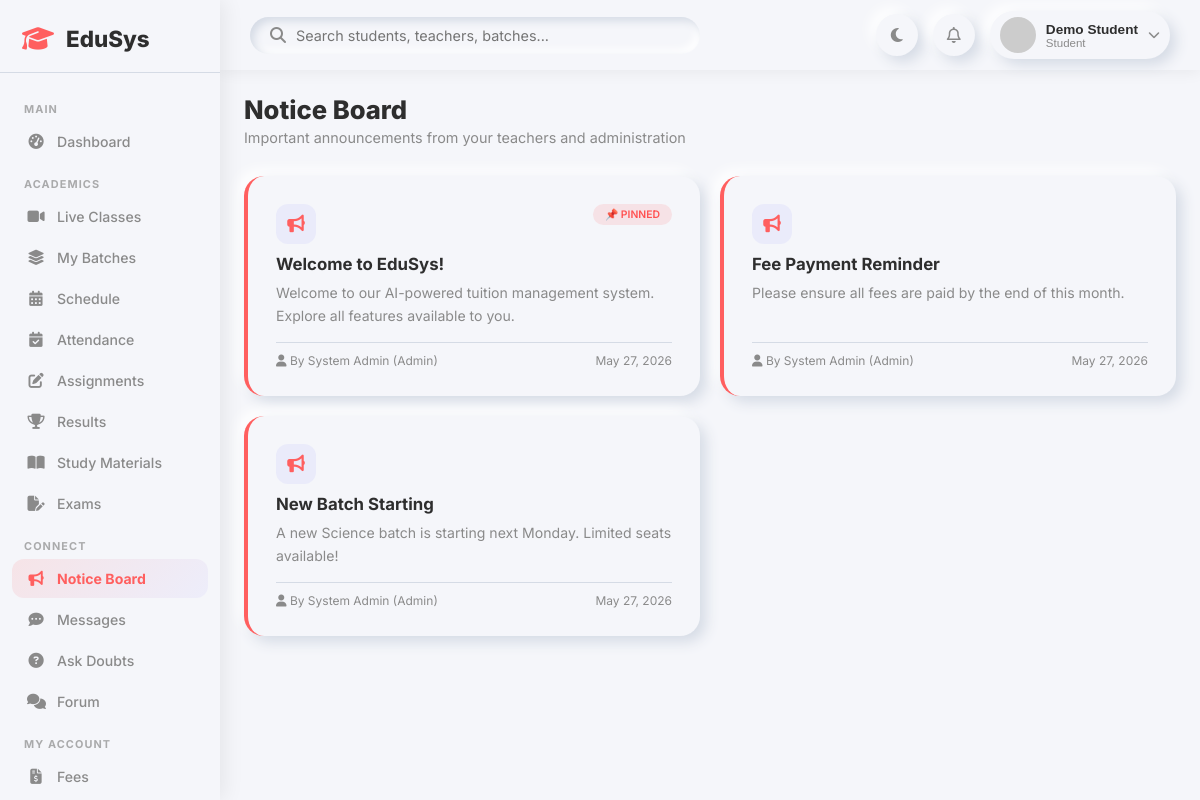
The app's page /student/notices.php (signed in) with its own data.
### tables this page shows
CREATE TABLE IF NOT EXISTS notices (
    id INT AUTO_INCREMENT PRIMARY KEY,
    title VARCHAR(200) NOT NULL,
    content TEXT,
    target_role ENUM('all','student','teacher','admin') DEFAULT 'all',
    created_by INT,
    is_pinned TINYINT(1) DEFAULT 0,
    created_at TIMESTAMP DEFAULT CURRENT_TIMESTAMP,
    FOREIGN KEY (created_by) REFERENCES users(id) ON DELETE SET NULL
);

CREATE TABLE IF NOT EXISTS users (
    id INT AUTO_INCREMENT PRIMARY KEY,
    name VARCHAR(150) NOT NULL,
    email VARCHAR(150) UNIQUE NOT NULL,
    password VARCHAR(255) NOT NULL,
    role ENUM('admin','teacher','student') NOT NULL DEFAULT 'student',
    avatar VARCHAR(255) DEFAULT NULL,
    status ENUM('active','inactive','pending') DEFAULT 'pending',
    created_at TIMESTAMP DEFAULT CURRENT_TIMESTAMP,
    updated_at TIMESTAMP DEFAULT CURRENT_TIMESTAMP ON UPDATE CURRENT_TIMESTAMP
);

### student/notices.php (the view, shortened to what this page needs)
<?php
require_once '../includes/header.php';
$uid = $_SESSION['user_id'];
$student = $conn->query("SELECT id FROM students WHERE user_id=$uid")->fetch_assoc();
$sid = $student['id'];
$sid_int = (int)($sid ?? 0);
$notices = $conn->query("
    SELECT n.*, b.name as batch_name, u.name as author_name, u.role as author_role
    FROM notices n
    LEFT JOIN batches b ON n.batch_id = b.id
    LEFT JOIN users u ON n.created_by = u.id
    WHERE (n.target_role IN ('all', 'student') AND n.batch_id IS NULL)
       OR ($sid_int > 0 AND n.batch_id IN (SELECT batch_id FROM batch_students WHERE student_id=$sid_int))
    ORDER BY n.is_pinned DESC, n.created_at DESC
");
?>
<div class="page-header">
    <div>
        <h1>Notice Board</h1>
        <p>Important announcements from your teachers and administration</p>
    </div>
</div>
<div style="display:grid;grid-template-columns:repeat(auto-fill, minmax(320px, 1fr));gap:20px;">
    <?php if (!$notices || $notices->num_rows === 0): ?>
    <div style="grid-column:1/-1;"><p class="empty-msg">No notices available at this time.</p></div>
    <?php else: while ($n = $notices->fetch_assoc()):
        $is_admin = ($n['author_role'] === 'admin');
        $card_accent = $is_admin ? 'var(--primary)' : 'var(--secondary)';
    ?>
    <div class="form-card" style="margin-bottom:0; display:flex; flex-direction:column; border-left: 4px solid <?= $card_accent ?>;">
        <div style="display:flex; justify-content:space-between; align-items:flex-start; margin-bottom:10px;">
            <div style="width:40px;height:40px;border-radius:12px;background:rgba(108,99,255,0.08);color:<?= $card_accent ?>;display:flex;align-items:center;justify-content:center;font-size:1.1rem;"><i class="fa-solid fa-bullhorn"></i></div>
            <div style="display:flex;gap:5px;align-items:center;">
                <?php if ($n['is_pinned']): ?><span class="badge-pill badge-danger" style="font-size:0.65rem;">📌 PINNED</span><?php endif; ?>
            </div>
        </div>
        <h3 style="font-size:1.05rem; margin-bottom:8px;"><?= htmlspecialchars($n['title']) ?></h3>
        <p style="font-size:0.88rem; color:var(--text-secondary); flex:1; line-height:1.6; margin-bottom:15px;"><?= nl2br(htmlspecialchars($n['content'])) ?></p>
        <div style="font-size:0.75rem; color:var(--text-secondary); border-top:1px solid var(--shadow-dark); padding-top:10px; display:flex; justify-content:space-between; align-items:center;">
            <span><i class="fa-solid fa-user"></i> By <?= htmlspecialchars($n['author_name'] ?: 'System') ?> (<?= ucfirst($n['author_role'] ?: 'admin') ?>)</span>
            <span><?= date('M d, Y', strtotime($n['created_at'])) ?></span>
        </div>
    </div>
    <?php endwhile; endif; ?>
</div>
<?php require_once '../includes/footer.php'; ?>

### css/dashboard.css (style rules this page uses)
:root { --primary: #FF5F5F; --secondary: #6C63FF; --background: #F5F6FA; --text-primary: #2E2E2E; --text-secondary: #8A8A8A; --shadow-light: #ffffff; --shadow-dark: #d5dbe5; --neu: 6px 6px 14px var(--shadow-dark), -6px -6px 14px var(--shadow-light); --neu-sm: 4px 4px 8px var(--shadow-dark), -4px -4px 8px var(--shadow-light); --neu-in: inset 4px 4px 8px var(--shadow-dark), inset -4px -4px 8px var(--shadow-light); --success: #4CAF50; --danger: #FF5252; --warning: #FF9800; --info: #2196F3; --sidebar-width: 260px; }
* { margin: 0; padding: 0; box-sizing: border-box; }
body { font-family: 'Inter', sans-serif; background: var(--background); color: var(--text-primary); transition: background 0.3s, color 0.3s; }
.page-header { display: flex; justify-content: space-between; align-items: flex-start; margin-bottom: 30px; flex-wrap: wrap; gap: 15px; }
.page-header h1 { font-size: 1.6rem; font-weight: 800; }
.page-header p { color: var(--text-secondary); font-size: 0.9rem; margin-top: 4px; }
.badge-pill { display: inline-block; padding: 4px 12px; border-radius: 20px; font-size: 0.75rem; font-weight: 600; }
.badge-danger { background: rgba(255,82,82,0.12); color: var(--danger); }
.form-card { background: var(--background); border-radius: 20px; box-shadow: var(--neu); padding: 28px; margin-bottom: 25px; }

### css/responsive.css (style rules this page uses)
@media (max-width: 1200px) { :root { --sidebar-width: 220px; } }

### records on screen
notices: is_pinned "📌 PINNED", title "Welcome to EduSys!", content "Welcome to our AI-powered tuition management system. Explore all features available to you.", created_by.name "System Admin", created_by.role "Admin", created_at "May 27, 2026"
notices: title "Fee Payment Reminder", content "Please ensure all fees are paid by the end of this month.", created_by.name "System Admin", created_by.role "Admin", created_at "May 27, 2026"
notices: title "New Batch Starting", content "A new Science batch is starting next Monday. Limited seats available!", created_by.name "System Admin", created_by.role "Admin", created_at "May 27, 2026"

### other values on screen
$name "Demo Student"
$role "Student"
